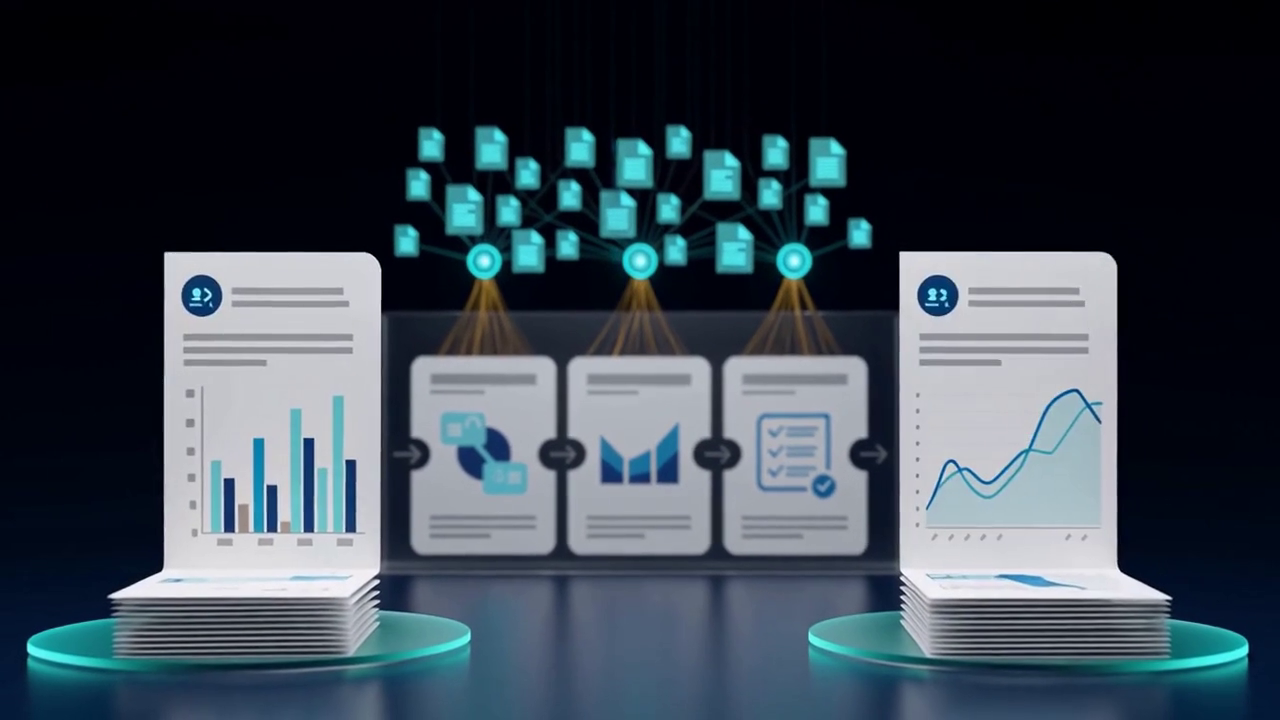
#> input picture production/revision_v3_connected/assets/agent_workspace_source.png, 1280 x 720 px, given in place of knowledge_source.png, which was not available
$ python render_connected.py
#> lines starting #> are read from the running program, lines starting #| are printed output that depends on the picture; after the words box and inside, x2 and y2 are one past the last pixel; in counts of white or black regions, pixels touching at a corner belong together
"""V3 connected edit: distinct v2 action plates + two generated handoffs + local lineage.

python render_connected.py --prepare --stills   # available plates and honest partial stills
python render_connected.py --render            # requires both handoffs and approved audio
No generation APIs, speech processing, music, or native audio reuse.
"""
from __future__ import annotations
import argparse, csv, hashlib, json, math, shutil, subprocess, time
from pathlib import Path
from PIL import Image, ImageDraw, ImageFont, ImageFilter

ROOT=Path(__file__).resolve().parent
PRODUCTION=ROOT.parent
W,H,FPS,S=1280,720,24,2
WHITE='#EDF6FC'; CYAN='#6DDCF5'; GOLD='#EAC381'; MUTED='#B3C9D9'; NAVY='#061323'
FONTS={False:'C:/Windows/Fonts/segoeui.ttf', True:'C:/Windows/Fonts/seguisb.ttf'}
FONT_CACHE={}; TEXT_AUDIT={}
PLATES=[
 ('foundation',0,6,'revision_v2/film/clean/shot3.mp4',2,8),
 ('enterprise_difference',6,18,'revision_v2/film/clean/shot2.mp4',1,13),
 ('business_review_and_knowledge',18,26,'revision_v2/film/clean/shot4.mp4',0,6),
 ('knowledge_to_method',26,32,None,None,None),
 ('compose_the_skill',32,39,'revision_v2/film_refined/clean/shot5.mp4',4,11),
 ('skill_to_run_to_trace',39,47,None,None,None),
 ('observe_the_run',47,54,'revision_v2/film_refined/clean/shot6.mp4',1,8),
 ('diagnose_test_validate_return',54,65,'revision_v2/film_refined/clean/shot7.mp4',0,11),
 ('shared_capability_close',65,70,'revision_v2/film_refined/clean/shot7.mp4',11,15),
]

def binary(n):
    found=list((PRODUCTION/'tools').rglob(n+'.exe'))
    return str(found[0]) if found else shutil.which(n) or n

def probe(p):
    return json.loads(subprocess.check_output([binary('ffprobe'),'-v','error','-show_streams','-show_format','-of','json',str(p)],encoding='utf-8'))

def ff(args, log):
    with (ROOT/(log+'.log')).open('w',encoding='utf-8') as f:
        r=subprocess.run([binary('ffmpeg'),'-hide_banner','-loglevel','error','-y',*map(str,args)],stderr=f)
    if r.returncode: raise RuntimeError((ROOT/(log+'.log')).read_text(encoding='utf-8'))

# [4 lines left out: function font, not called in this run]

def ease(v):
    v=max(0,min(1,v));return v*v*(3-2*v)

def rgba(hex_,a=255):return (*bytes.fromhex(hex_.lstrip('#')),a)

def bezier(a,b,c,p):
    return ((1-p)**2*a[0]+2*(1-p)*p*b[0]+p*p*c[0],(1-p)**2*a[1]+2*(1-p)*p*b[1]+p*p*c[1])

class Layer:
    def __init__(self):self.im=Image.new('RGBA',(W*S,H*S));self.d=ImageDraw.Draw(self.im)
    # [7 lines left out: function text, not called in this run]
    def line(self,pts,color=CYAN,w=2):self.d.line([(round(x*S),round(y*S)) for x,y in pts],fill=color,width=max(1,round(w*S)),joint='curve')
    def dot(self,x,y,r,color):self.d.ellipse(((x-r)*S,(y-r)*S,(x+r)*S,(y+r)*S),fill=color)
    def box(self,x,y,w,h,fill=None,outline=None,r=8,stroke=1):self.d.rounded_rectangle((x*S,y*S,(x+w)*S,(y+h)*S),r*S,fill=fill,outline=outline,width=max(1,round(stroke*S)))
    def check(self,x,y,color=GOLD):self.line([(x-7,y),(x-1,y+6),(x+11,y-10)],color,2.7)
    # [6 lines left out: function role, not called in this run]
    def cursor(self,x,y,color=WHITE):
        pts=[(x,y),(x+1,y+24),(x+8,y+17),(x+15,y+28),(x+20,y+25),(x+13,y+14),(x+24,y+13)]
        self.d.polygon([(a*S,b*S) for a,b in pts],fill=color,outline='#183149')
    # [8 lines left out: function sprite, not called in this run]

SPRITES={};SPRITE_CACHE={}

def extract_frame(source,t,target):
    if not target.exists():ff(['-ss',t,'-i',source,'-frames:v',1,target],target.stem+'_extract')

def assets():
    specs=[('knowledge_source','revision_v2/film/clean/shot4.mp4',1),('skill_source','revision_v2/film_refined/clean/shot5.mp4',6.2),('aof_source','revision_v2/film_refined/clean/shot6.mp4',7.5),('platform_return_source','revision_v2/film_refined/clean/shot7.mp4',12.5),('agent_workspace_source','revision_v2/film_refined/clean/shot5.mp4',10.2)]
    for name,path,t in specs:extract_frame(PRODUCTION/path,t,ROOT/'assets'/(name+'.png'))
    def crop(name,source,box,poly=None,radius=0):
        im=Image.open(ROOT/'assets'/(source+'.png')).convert('RGBA');part=im.crop(box)
        mask=Image.new('L',part.size);d=ImageDraw.Draw(mask)
        if poly:d.polygon([(x-box[0],y-box[1]) for x,y in poly],fill=255)
        else:d.rounded_rectangle((0,0,part.width-1,part.height-1),radius,fill=255)
        part.putalpha(mask.filter(ImageFilter.GaussianBlur(.6)));part.save(ROOT/'assets'/(name+'.png'));SPRITES[name]=part
    crop('definition','knowledge_source',(145,165,416,553),[(150,194),(330,169),(382,213),(411,529),(165,548)])
    crop('skill','skill_source',(284,315,997,652),radius=8)
    crop('query_evidence','aof_source',(680,62,801,288),radius=9)
    crop('question','aof_source',(269,154,355,250),radius=7)
    crop('library','platform_return_source',(883,402,1190,612),[(894,495),(1073,409),(1181,453),(992,607)])
    crop('workspace','agent_workspace_source',(897,248,1175,660),[(898,252),(1115,250),(1117,566),(1171,602),(1168,654),(902,654)])
    (ROOT/'assets/extraction_notes.json').write_text(json.dumps({'source':'Original v2 frames; polygon masks selected after full-size visual inspection','definition':'Bookmarked business document','skill':'Same comparison/segmentation/test folder, used again only as an updated method instance','query_evidence':'Original AOF database/query icon and amber quality check','business_role':'Same local business-team illustration and cursor at review and agent use'},indent=2),encoding='utf-8')

# [13 lines left out: functions top, compact, not called in this run]

def bottom(l,caption,color=WHITE,size=27):
    for y in range(600,720):l.line([(0,y),(W,y)],(2,10,22,round(190*(y-600)/120)),1)
    l.text(640,651,caption,size,color,True,'ma',1170)

# [137 lines left out: functions opening_overlay, under_overlay, not called in this run]

def source_for(name,path):return ROOT/'raw'/(name+'.mp4') if path is None else PRODUCTION/path

def conform(name,start,end,path,src_start,src_end):
    source=source_for(name,path);target=ROOT/'clean'/(name+'.mp4');duration=end-start
    if not source.exists():return None
    if src_start is None:
        v=next(s for s in probe(source)['streams'] if s['codec_type']=='video');src_start=0;src_end=float(v['duration'])
    factor=duration/(src_end-src_start)
    signature={'source':str(source.resolve()),'mtime_ns':source.stat().st_mtime_ns,'source_range':[src_start,src_end],'target_seconds':duration,'setpts_factor':factor}
    cache=target.with_suffix('.json')
    if not target.exists() or not cache.exists() or json.loads(cache.read_text())!=signature:
        vf=f'trim=start={src_start}:end={src_end},setpts={factor:.12f}*(PTS-STARTPTS),scale=1280:720:force_original_aspect_ratio=decrease:force_divisible_by=2:reset_sar=1,pad=1280:720:(ow-iw)/2:(oh-ih)/2:color=0x061323,setsar=1,fps=24,format=yuv420p'
        ff(['-i',source,'-vf',vf,'-an','-frames:v',round(duration*FPS),'-c:v','libx264','-preset','medium','-crf',17,'-movflags','+faststart',target],name+'_conform')
        cache.write_text(json.dumps(signature,indent=2),encoding='utf-8')
    return target

def prepare():
    records=[]
    for row in PLATES:
        p=conform(*row);records.append({'id':row[0],'start':row[1],'end':row[2],'ready':p is not None,'file':str(p.relative_to(ROOT)).replace('\\','/') if p else None})
    conform('opening',0,14,'revision_v2/film/clean/shot1.mp4',0,10)
    with (ROOT/'edit/video_timeline.csv').open('w',encoding='utf-8',newline='') as f:
        writer=csv.DictWriter(f,fieldnames=list(records[0]));writer.writeheader();writer.writerows(records)
    return records

# [48 lines left out: functions make_stills, concat, composite, not called in this run]

def reports(records):
    audit=list(TEXT_AUDIT.values());(ROOT/'edit/typography_audit.json').write_text(json.dumps({'all_fit':all(x['fits'] for x in audit),'items':audit},indent=2),encoding='utf-8')
    actions={'business_role_identity':'Same three-person business-team illustration/cursor at curation and question launch','curation':{'select_definition':[18.3,20.3],'review_policy':[20.3,22.7],'publish':[22.7,26]},'question_initiated_by_business_team':[39.3,42.1],'same_composed_skill':{'copy_leaves_collection':39.5,'lands_in_selected_insightgen_report':41.3,'source_asset':'assets/skill.png','three_primitives_retained':'Compare, Segment, Test pictograms are carried as one actual v2-derived asset; original collection remains in the source scene'},'amber_evidence':{'meaning':'Query-method review: illustrative quality review of a contributing query method, not an asserted defect in the real recording','AOF_outgoing':[51.8,54],'Harness_incoming':[54,56.8]},'candidate_method_change':[58.1,62.2],'validation_before_release':62.2,'same_updated_skill':{'leaves_validated_action':[62.2,64.3],'lands_in_skill_foundry_library':64.3,'copy_enters_next_agent_run':[64.5,66.2],'receiving_run_reacts':[66.2,67.4]},'audio':'Approved source WAVs mapped unchanged; no tempo or pitch retiming; only AAC delivery encoding','source_excerpts':records}
    (ROOT/'edit/semantic_actions.json').write_text(json.dumps(actions,indent=2),encoding='utf-8')

def main():
    p=argparse.ArgumentParser(description=__doc__);p.add_argument('--prepare',action='store_true');p.add_argument('--stills',action='store_true');p.add_argument('--render',action='store_true');a=p.parse_args()
    for d in ['assets','overlays','frames','clean','docs','edit']:(ROOT/d).mkdir(exist_ok=True)
    assets();records=prepare()
#> (the call stopped at in ff, `r=subprocess.run([binary('ffmpeg'),'-hide_banner','-loglevel','error',..`: subprocess is not available in this run)
#> in crop, `mask = Image.new('L', part.size)`: mask: PIL image 271x388 L; every value is 0
#> in crop, `part.putalpha(mask.filter(ImageFilter.GaussianBlur(0.6)))`:
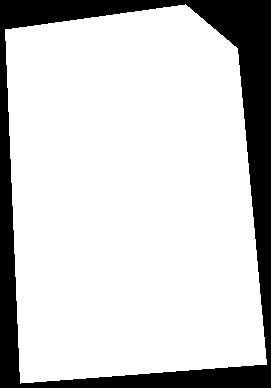
#> mask: PIL image 271x388 L; 80.9% white; 1 black region, box (x1, y1, x2, y2) and area: (0, 0, 271, 388) 20095
#> call 2 of crop, with name = 'skill', source = 'skill_source', box = (284, 315, 997, 652), radius = 8
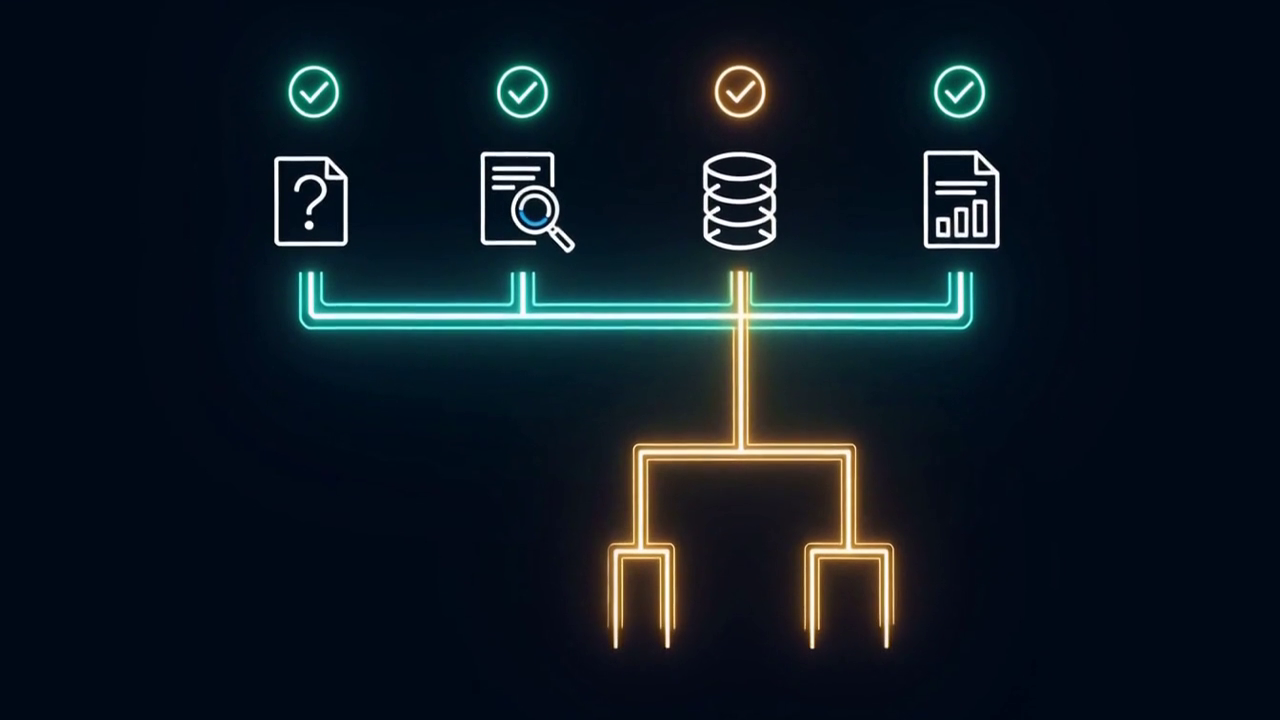
#> input picture production/revision_v3_connected/assets/aof_source.png, 1280 x 720 px, given in place of skill_source.png, which was not available
#> in crop (call 2), `mask = Image.new('L', part.size)`: mask: PIL image 713x337 L; every value is 0
#> in crop (call 2), `part.putalpha(mask.filter(ImageFilter.GaussianBlur(0.6)))`: mask: PIL image 713x337 L; 100% white; 4 black regions (4 under 20 px)
#> in crop (call 3), `mask = Image.new('L', part.size)`: mask: PIL image 121x226 L; every value is 0
#> in crop (call 3), `part.putalpha(mask.filter(ImageFilter.GaussianBlur(0.6)))`: mask: PIL image 121x226 L; 99.7% white; 4 black regions, box (x1, y1, x2, y2) and area: (0, 0, 7, 7) 21, (114, 0, 121, 7) 21, (0, 219, 7, 226) 21, (114, 219, 121, 226) 21
#> call 4 of crop, with name = 'question', source = 'aof_source', box = (269, 154, 355, 250), radius = 7
#> in crop (call 4), `mask = Image.new('L', part.size)`: mask: PIL image 86x96 L; every value is 0
#> in crop (call 4), `part.putalpha(mask.filter(ImageFilter.GaussianBlur(0.6)))`:
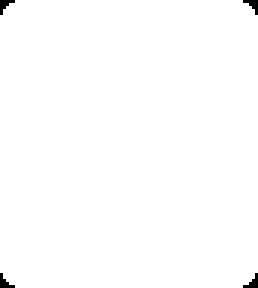
#> mask: PIL image 86x96 L (shown 3 times larger); 99.4% white; 4 black regions (4 under 20 px)
#> in crop (call 5), `mask = Image.new('L', part.size)`: mask: PIL image 307x210 L; every value is 0
#> in crop (call 5), `part.putalpha(mask.filter(ImageFilter.GaussianBlur(0.6)))`:
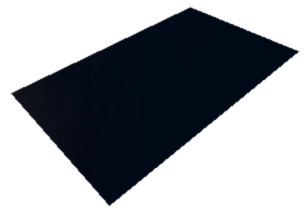
#> part: PIL image 307x210 RGBA; mean R, G, B, A 6.5, 13.3, 24.5, 106.4; transparent parts drawn white
#> in crop (call 5), `part.putalpha(mask.filter(ImageFilter.GaussianBlur(0.6)))`:
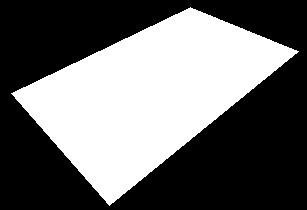
#> mask: PIL image 307x210 L; 41.7% white; 1 white region, box (x1, y1, x2, y2) and area: (11, 7, 299, 206) 26900
#> in crop (call 6), `mask = Image.new('L', part.size)`: mask: PIL image 278x412 L; every value is 0
#> in crop (call 6), `part.putalpha(mask.filter(ImageFilter.GaussianBlur(0.6)))`:
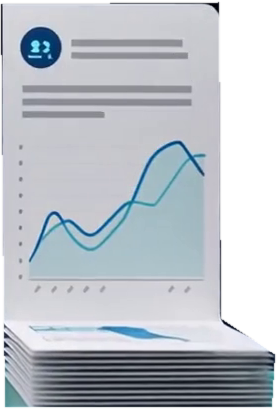
#> part: PIL image 278x412 RGBA; mean R, G, B, A 138.5, 145.4, 154.6, 203.4; transparent parts drawn white
#> in crop (call 6), `part.putalpha(mask.filter(ImageFilter.GaussianBlur(0.6)))`:
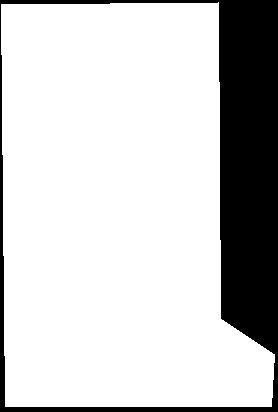
#> mask: PIL image 278x412 L; 79.8% white; 1 black region, box (x1, y1, x2, y2) and area: (0, 0, 278, 412) 23168
    if a.stills:make_stills(records)
    if a.render:
        base=concat(records)
        composite('opening',ROOT/'clean/opening.mp4',ROOT/'audio/narrative/insightgen_opening_approved_voice.wav',14)
        composite('underthehood',base,ROOT/'audio/narrative/insightgen_underthehood_approved_voice.wav',70)
    reports(records)
    print('Local edit ready. Source and narration are never generated or replaced by this script.',flush=True)

if __name__=='__main__':main()
